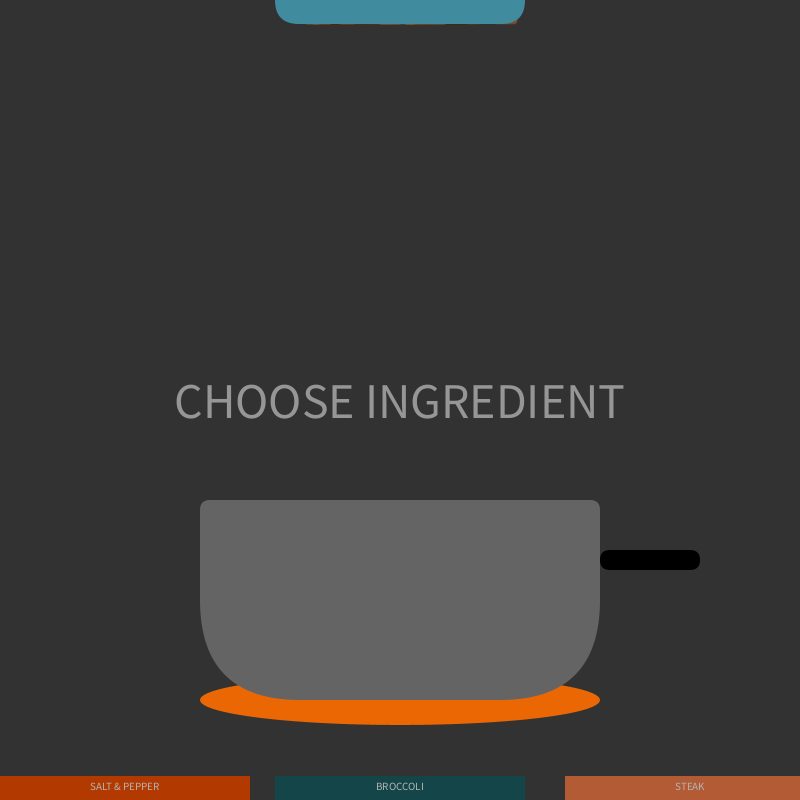
Frame 1 (no input)
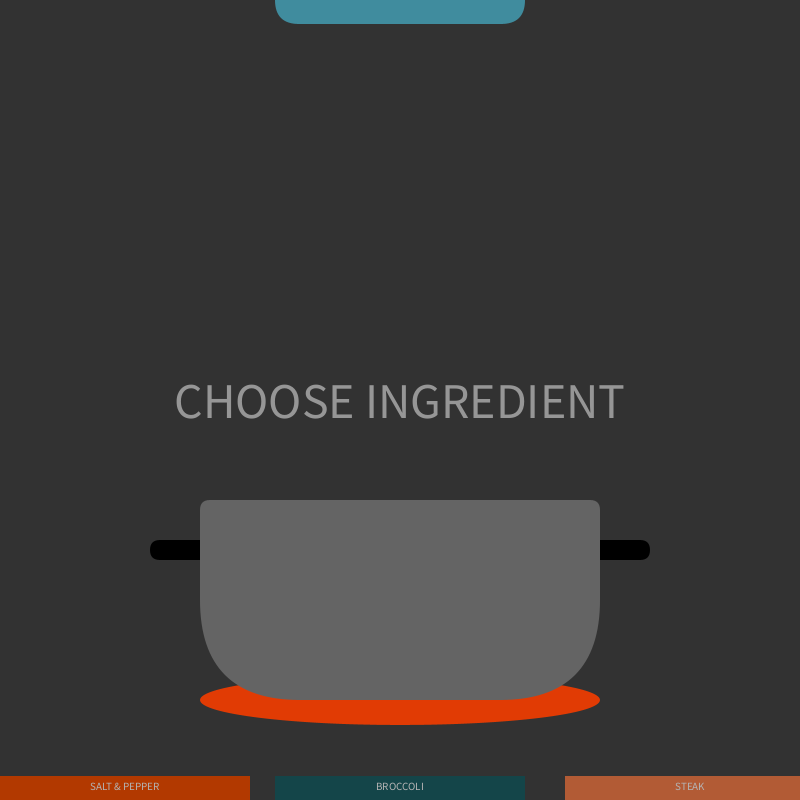
Frame 60 (the mouse pressed at the canvas centre just before this capture)
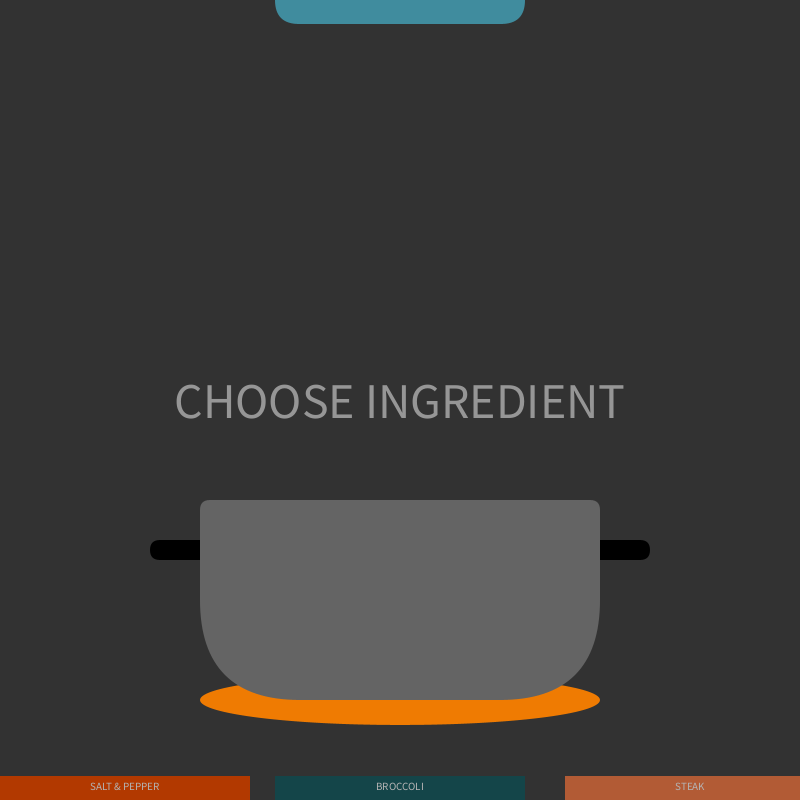
Frame 120 (the mouse held since frame 60 and released just before this capture)

The Processing sketch that drew these frames (run headless with seeded random() and noise(); from frame 60 on, the mouse is pressed at the canvas centre):

// Processing sketch: processing_187593
// ── processing_187593.pde

//ANDREA GOH 03933492
//LA 200 INTRO TO PROGRAMMING
Cook[] CookVege = new Cook[50];
Cook[] CookSaltPep = new Cook[100];
Cook[] CookMeat = new Cook[100];



color red;
color yellow;
color fireFill;
boolean  meat, sp, vege;
int  mtPop, meatO, spPop, spO, vgPop, vgO, textO;
float meatSpeed, spSpeed, vgSpeed1, vgSpeed2;

void setup() {

  size(800, 800);

  //meat
  meatSpeed = 0;
  meat = false;
  meatO = 255;
  mtPop = 48;

  //saltPep
  spSpeed = 0;
  sp = false;
  spO = 255;
  spPop = 48;

  //vege
  vgSpeed1 = 0;
  vgSpeed2 = 0;
  vege = false;
  vgO = 255;
  vgPop = 48;
  
  textO = 255;



  //meat
  for (int i = 0; i <CookMeat.length; i++) {

    CookMeat[i] = new Cook(random(3*width/8, 5*width/8));
  }


  //vege
  for (int i = 0; i <CookVege.length; i++) {

    CookVege[i] = new Cook(random(3*width/8, 5*width/8));
  }


  //sp
  for (int i = 0; i <CookSaltPep.length; i++) {

    CookSaltPep[i] = new Cook(random(3*width/8, 5*width/8));
  }
}



void draw() {
  clear();
  background(50);
  
  //words
  fill(150,textO);
  textAlign(CENTER,CENTER);
  textSize(50);
  text("CHOOSE INGREDIENT", width/2, height/2); 

  //PARTICLES
  // meat particles 
  for (int i = 0; i <CookMeat.length; i++) {

    CookMeat[i].move(random(meatSpeed));
    CookMeat[i].display(random(20, 25), 4, color(74, 33, 7), color(204, 136, 93), meatO);

  }


  // vege particles 
  for (int i = 0; i <CookVege.length; i++) {

    CookVege[i].move(random(vgSpeed1, vgSpeed2));
    CookVege[i].display(random(10, 20), random(10, 20), color(33, 115, 84), color(114, 255, 201), vgO);
  }  


  // sp particles 
  for (int i = 0; i <CookSaltPep.length; i++) {

    CookSaltPep[i].move(random(spSpeed));
    CookSaltPep[i].display(random(7), random(7), color(0), color(255), spO);
  }




  //INTERFACE
  //fire
  red = color(214, 6, 6);
  yellow = color(255, 198, 0);
  fireFill = lerpColor(red, yellow, random(0, 1));
  fill(fireFill);
  ellipse(width/2, 7*height/8, width/2, 50);

  //pothandles
  noStroke();
  fill(0);
  rect(width/4, 11*height/16, width/8, 20, 10, 10, 10, 10);
  rect(3*width/4, 11*height/16, width/8, 20, 10, 10, 10, 10);

  //pot
  noStroke();
  fill(100);
  rectMode(CENTER);
  rect(width/2, 3*height/4, width/2, 200, 10, 10, 100, 100);



  //BOXES
  //vegeBox
  noStroke();
  fill(20, 69, 73);
  rectMode(CENTER);
  rect(width/2, 800, 250, vgPop);
  //words
  fill(180);
  textAlign(CENTER);
  textSize(11);
  text("BROCCOLI", width/2, 790); 

  //meatBox
  noStroke();
  fill(178, 91, 53);
  rectMode(CENTER);
  rect(690, 800, 250, mtPop);
  //words
  fill(180);
  textAlign(CENTER);
  textSize(11);
  text("STEAK", 690, 790); 

  //saltPepBox
  noStroke();
  fill(178, 57, 0);
  rectMode(CENTER);
  rect(125, 800, 250, spPop);
  //words
  fill(180);
  textAlign(CENTER);
  textSize(11);
  text("SALT & PEPPER", 125, 790); 

  //vent
  noStroke();
  fill(64, 140, 158);
  rectMode(CENTER);
  rect(width/2, 0, 250, 48, 0, 0, 30, 30);
}



void mousePressed() {
  
  

  //meat click
  if (mouseX> 565 && mouseX<800  && mouseY < 800 && mouseY >748 && meat == false) {
    meat = true;
    textO = 0;
    meatSpeed = 13;
    meatO = 255;
    mtPop = 70;
  } 
  
  else if (mouseX> 565 && mouseX<800  && mouseY < 800 && mouseY >748 && meat == true) {
    meat = false;
    meatSpeed = 0;
    meatO = 0;
    mtPop = 48;
  }

  //saltPep click
  if (mouseX> 0 && mouseX<250  && mouseY < 800 && mouseY >748 && sp == false) {
    sp = true;
    textO = 0;
    spSpeed = 10;
    spO = 255;
    spPop = 70;
  } 
  
  else if (mouseX> 0 && mouseX<250  && mouseY < 800 && mouseY >748 && sp == true) {
    sp = false;
    spSpeed = 0;
    spO = 0;
    spPop = 48;
  }


  //vege click
  if (mouseX> 275 && mouseX<525 && mouseY < 800 && mouseY >748 && vege == false) {
    vege = true;
    textO = 0;
    vgSpeed1 = 3;
    vgSpeed2 = 11;
    vgO = 255;
    vgPop = 70;
  } 
  
  else if (mouseX> 275 && mouseX<525 && mouseY < 800 && mouseY >748 && vege == true) {
    vege = false;
    vgSpeed1 = 0;
    vgSpeed2 = 0;
    vgO = 0;
    vgPop = 48;
  }
  
  
  if(meat == false && vege == false && sp == false){
  textO = 255;
  }
}      





class Cook {


  float xPos;
  float yPos;
  color colourFill;
  int potBottom;
  float speed;
 
  


  //constructor
  Cook(float xPos2) {

    xPos = xPos2;
    yPos = 0;
  }

  void move(float speed) {
    potBottom = 7*height/8;
    yPos = yPos + speed;

    if (yPos>potBottom) {
      yPos = 0;
    }
  }

  void display(float size,  float round ,color start, color end, int o) {
    noStroke();
    colourFill = lerpColor(start, end, random(0,1));
    fill(colourFill,o);
    rect(xPos, yPos, size, size,round, round, round, round);
    //ellipse(xPos, yPos, size, size);
    
   }
   

   
   
}
